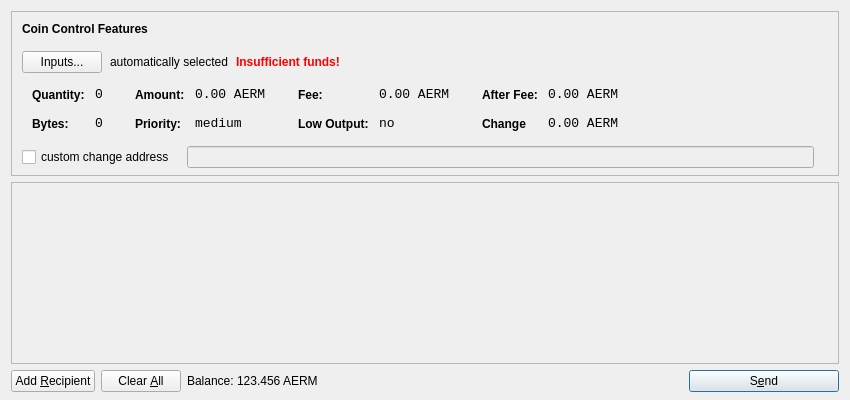
<?xml version="1.0" encoding="UTF-8"?>
<ui version="4.0">
 <class>SendCoinsDialog</class>
 <widget class="QDialog" name="SendCoinsDialog">
  <property name="geometry">
   <rect>
    <x>0</x>
    <y>0</y>
    <width>850</width>
    <height>400</height>
   </rect>
  </property>
  <property name="windowTitle">
   <string>Send Coins</string>
  </property>
  <layout class="QVBoxLayout" name="verticalLayout" stretch="0,1,0">
   <property name="bottomMargin">
    <number>8</number>
   </property>
   <item>
    <widget class="QFrame" name="frameCoinControl">
     <property name="sizePolicy">
      <sizepolicy hsizetype="Expanding" vsizetype="Expanding">
       <horstretch>0</horstretch>
       <verstretch>0</verstretch>
      </sizepolicy>
     </property>
     <property name="maximumSize">
      <size>
       <width>16777215</width>
       <height>16777215</height>
      </size>
     </property>
     <property name="frameShape">
      <enum>QFrame::StyledPanel</enum>
     </property>
     <property name="frameShadow">
      <enum>QFrame::Sunken</enum>
     </property>
     <layout class="QVBoxLayout" name="verticalLayoutCoinControl2">
      <property name="spacing">
       <number>-1</number>
      </property>
      <property name="leftMargin">
       <number>0</number>
      </property>
      <property name="topMargin">
       <number>0</number>
      </property>
      <property name="rightMargin">
       <number>0</number>
      </property>
      <property name="bottomMargin">
       <number>6</number>
      </property>
      <item>
       <layout class="QVBoxLayout" name="verticalLayoutCoinControl" stretch="0,0,0,0,1">
        <property name="spacing">
         <number>0</number>
        </property>
        <property name="leftMargin">
         <number>10</number>
        </property>
        <property name="topMargin">
         <number>10</number>
        </property>
        <item>
         <layout class="QHBoxLayout" name="horizontalLayoutCoinControl1">
          <property name="bottomMargin">
           <number>15</number>
          </property>
          <item>
           <widget class="QLabel" name="labelCoinControlFeatures">
            <property name="sizePolicy">
             <sizepolicy hsizetype="Preferred" vsizetype="Maximum">
              <horstretch>0</horstretch>
              <verstretch>0</verstretch>
             </sizepolicy>
            </property>
            <property name="font">
             <font>
              <weight>75</weight>
              <bold>true</bold>
             </font>
            </property>
            <property name="styleSheet">
             <string notr="true">font-weight:bold;</string>
            </property>
            <property name="text">
             <string>Coin Control Features</string>
            </property>
           </widget>
          </item>
         </layout>
        </item>
        <item>
         <layout class="QHBoxLayout" name="horizontalLayoutCoinControl2" stretch="0,0,0,0">
          <property name="spacing">
           <number>8</number>
          </property>
          <property name="bottomMargin">
           <number>10</number>
          </property>
          <item>
           <widget class="QPushButton" name="pushButtonCoinControl">
            <property name="styleSheet">
             <string notr="true"/>
            </property>
            <property name="text">
             <string>Inputs...</string>
            </property>
           </widget>
          </item>
          <item>
           <widget class="QLabel" name="labelCoinControlAutomaticallySelected">
            <property name="text">
             <string>automatically selected</string>
            </property>
            <property name="margin">
             <number>5</number>
            </property>
           </widget>
          </item>
          <item>
           <widget class="QLabel" name="labelCoinControlInsuffFunds">
            <property name="font">
             <font>
              <weight>75</weight>
              <bold>true</bold>
             </font>
            </property>
            <property name="styleSheet">
             <string notr="true">color:red;font-weight:bold;</string>
            </property>
            <property name="text">
             <string>Insufficient funds!</string>
            </property>
            <property name="margin">
             <number>5</number>
            </property>
           </widget>
          </item>
          <item>
           <spacer name="horizontalSpacerCoinControl">
            <property name="orientation">
             <enum>Qt::Horizontal</enum>
            </property>
            <property name="sizeHint" stdset="0">
             <size>
              <width>40</width>
              <height>1</height>
             </size>
            </property>
           </spacer>
          </item>
         </layout>
        </item>
        <item>
         <widget class="QWidget" name="widgetCoinControl" native="true">
          <property name="sizePolicy">
           <sizepolicy hsizetype="Preferred" vsizetype="Preferred">
            <horstretch>0</horstretch>
            <verstretch>0</verstretch>
           </sizepolicy>
          </property>
          <property name="minimumSize">
           <size>
            <width>0</width>
            <height>0</height>
           </size>
          </property>
          <property name="styleSheet">
           <string notr="true"/>
          </property>
          <layout class="QHBoxLayout" name="horizontalLayoutCoinControl5">
           <property name="margin">
            <number>0</number>
           </property>
           <item>
            <layout class="QHBoxLayout" name="horizontalLayoutCoinControl3" stretch="0,0,0,1">
             <property name="spacing">
              <number>20</number>
             </property>
             <property name="topMargin">
              <number>0</number>
             </property>
             <property name="bottomMargin">
              <number>10</number>
             </property>
             <item>
              <layout class="QFormLayout" name="formLayoutCoinControl1">
               <property name="horizontalSpacing">
                <number>10</number>
               </property>
               <property name="verticalSpacing">
                <number>14</number>
               </property>
               <property name="leftMargin">
                <number>10</number>
               </property>
               <property name="topMargin">
                <number>4</number>
               </property>
               <property name="rightMargin">
                <number>6</number>
               </property>
               <item row="0" column="0">
                <widget class="QLabel" name="labelCoinControlQuantityText">
                 <property name="styleSheet">
                  <string notr="true">font-weight:bold;</string>
                 </property>
                 <property name="text">
                  <string>Quantity:</string>
                 </property>
                 <property name="margin">
                  <number>0</number>
                 </property>
                </widget>
               </item>
               <item row="0" column="1">
                <widget class="QLabel" name="labelCoinControlQuantity">
                 <property name="font">
                  <font>
                   <family>Monospace</family>
                   <pointsize>10</pointsize>
                  </font>
                 </property>
                 <property name="cursor">
                  <cursorShape>IBeamCursor</cursorShape>
                 </property>
                 <property name="contextMenuPolicy">
                  <enum>Qt::ActionsContextMenu</enum>
                 </property>
                 <property name="text">
                  <string>0</string>
                 </property>
                 <property name="margin">
                  <number>0</number>
                 </property>
                 <property name="textInteractionFlags">
                  <set>Qt::LinksAccessibleByMouse|Qt::TextSelectableByKeyboard|Qt::TextSelectableByMouse</set>
                 </property>
                </widget>
               </item>
               <item row="1" column="0">
                <widget class="QLabel" name="labelCoinControlBytesText">
                 <property name="styleSheet">
                  <string notr="true">font-weight:bold;</string>
                 </property>
                 <property name="text">
                  <string>Bytes:</string>
                 </property>
                </widget>
               </item>
               <item row="1" column="1">
                <widget class="QLabel" name="labelCoinControlBytes">
                 <property name="font">
                  <font>
                   <family>Monospace</family>
                   <pointsize>10</pointsize>
                  </font>
                 </property>
                 <property name="cursor">
                  <cursorShape>IBeamCursor</cursorShape>
                 </property>
                 <property name="contextMenuPolicy">
                  <enum>Qt::ActionsContextMenu</enum>
                 </property>
                 <property name="text">
                  <string>0</string>
                 </property>
                 <property name="textInteractionFlags">
                  <set>Qt::LinksAccessibleByMouse|Qt::TextSelectableByKeyboard|Qt::TextSelectableByMouse</set>
                 </property>
                </widget>
               </item>
              </layout>
             </item>
             <item>
              <layout class="QFormLayout" name="formLayoutCoinControl2">
               <property name="horizontalSpacing">
                <number>10</number>
               </property>
               <property name="verticalSpacing">
                <number>14</number>
               </property>
               <property name="leftMargin">
                <number>6</number>
               </property>
               <property name="topMargin">
                <number>4</number>
               </property>
               <property name="rightMargin">
                <number>6</number>
               </property>
               <item row="0" column="0">
                <widget class="QLabel" name="labelCoinControlAmountText">
                 <property name="styleSheet">
                  <string notr="true">font-weight:bold;</string>
                 </property>
                 <property name="text">
                  <string>Amount:</string>
                 </property>
                 <property name="margin">
                  <number>0</number>
                 </property>
                </widget>
               </item>
               <item row="0" column="1">
                <widget class="QLabel" name="labelCoinControlAmount">
                 <property name="font">
                  <font>
                   <family>Monospace</family>
                   <pointsize>10</pointsize>
                  </font>
                 </property>
                 <property name="cursor">
                  <cursorShape>IBeamCursor</cursorShape>
                 </property>
                 <property name="contextMenuPolicy">
                  <enum>Qt::ActionsContextMenu</enum>
                 </property>
                 <property name="text">
                  <string notr="true">0.00 AERM</string>
                 </property>
                 <property name="textInteractionFlags">
                  <set>Qt::LinksAccessibleByMouse|Qt::TextSelectableByKeyboard|Qt::TextSelectableByMouse</set>
                 </property>
                </widget>
               </item>
               <item row="1" column="0">
                <widget class="QLabel" name="labelCoinControlPriorityText">
                 <property name="styleSheet">
                  <string notr="true">font-weight:bold;</string>
                 </property>
                 <property name="text">
                  <string>Priority:</string>
                 </property>
                </widget>
               </item>
               <item row="1" column="1">
                <widget class="QLabel" name="labelCoinControlPriority">
                 <property name="font">
                  <font>
                   <family>Monospace</family>
                   <pointsize>10</pointsize>
                  </font>
                 </property>
                 <property name="cursor">
                  <cursorShape>IBeamCursor</cursorShape>
                 </property>
                 <property name="contextMenuPolicy">
                  <enum>Qt::ActionsContextMenu</enum>
                 </property>
                 <property name="text">
                  <string>medium</string>
                 </property>
                 <property name="textInteractionFlags">
                  <set>Qt::LinksAccessibleByMouse|Qt::TextSelectableByKeyboard|Qt::TextSelectableByMouse</set>
                 </property>
                </widget>
               </item>
              </layout>
             </item>
             <item>
              <layout class="QFormLayout" name="formLayoutCoinControl3">
               <property name="horizontalSpacing">
                <number>10</number>
               </property>
               <property name="verticalSpacing">
                <number>14</number>
               </property>
               <property name="leftMargin">
                <number>6</number>
               </property>
               <property name="topMargin">
                <number>4</number>
               </property>
               <property name="rightMargin">
                <number>6</number>
               </property>
               <item row="0" column="0">
                <widget class="QLabel" name="labelCoinControlFeeText">
                 <property name="styleSheet">
                  <string notr="true">font-weight:bold;</string>
                 </property>
                 <property name="text">
                  <string>Fee:</string>
                 </property>
                 <property name="margin">
                  <number>0</number>
                 </property>
                </widget>
               </item>
               <item row="0" column="1">
                <widget class="QLabel" name="labelCoinControlFee">
                 <property name="font">
                  <font>
                   <family>Monospace</family>
                   <pointsize>10</pointsize>
                  </font>
                 </property>
                 <property name="cursor">
                  <cursorShape>IBeamCursor</cursorShape>
                 </property>
                 <property name="contextMenuPolicy">
                  <enum>Qt::ActionsContextMenu</enum>
                 </property>
                 <property name="text">
                  <string notr="true">0.00 AERM</string>
                 </property>
                 <property name="textInteractionFlags">
                  <set>Qt::LinksAccessibleByMouse|Qt::TextSelectableByKeyboard|Qt::TextSelectableByMouse</set>
                 </property>
                </widget>
               </item>
               <item row="1" column="0">
                <widget class="QLabel" name="labelCoinControlLowOutputText">
                 <property name="styleSheet">
                  <string notr="true">font-weight:bold;</string>
                 </property>
                 <property name="text">
                  <string>Low Output:</string>
                 </property>
                </widget>
               </item>
               <item row="1" column="1">
                <widget class="QLabel" name="labelCoinControlLowOutput">
                 <property name="font">
                  <font>
                   <family>Monospace</family>
                   <pointsize>10</pointsize>
                  </font>
                 </property>
                 <property name="cursor">
                  <cursorShape>IBeamCursor</cursorShape>
                 </property>
                 <property name="contextMenuPolicy">
                  <enum>Qt::ActionsContextMenu</enum>
                 </property>
                 <property name="text">
                  <string>no</string>
                 </property>
                 <property name="textInteractionFlags">
                  <set>Qt::LinksAccessibleByMouse|Qt::TextSelectableByKeyboard|Qt::TextSelectableByMouse</set>
                 </property>
                </widget>
               </item>
              </layout>
             </item>
             <item>
              <layout class="QFormLayout" name="formLayoutCoinControl4">
               <property name="horizontalSpacing">
                <number>10</number>
               </property>
               <property name="verticalSpacing">
                <number>14</number>
               </property>
               <property name="leftMargin">
                <number>6</number>
               </property>
               <property name="topMargin">
                <number>4</number>
               </property>
               <property name="rightMargin">
                <number>6</number>
               </property>
               <item row="0" column="0">
                <widget class="QLabel" name="labelCoinControlAfterFeeText">
                 <property name="styleSheet">
                  <string notr="true">font-weight:bold;</string>
                 </property>
                 <property name="text">
                  <string>After Fee:</string>
                 </property>
                 <property name="margin">
                  <number>0</number>
                 </property>
                </widget>
               </item>
               <item row="0" column="1">
                <widget class="QLabel" name="labelCoinControlAfterFee">
                 <property name="font">
                  <font>
                   <family>Monospace</family>
                   <pointsize>10</pointsize>
                  </font>
                 </property>
                 <property name="cursor">
                  <cursorShape>IBeamCursor</cursorShape>
                 </property>
                 <property name="contextMenuPolicy">
                  <enum>Qt::ActionsContextMenu</enum>
                 </property>
                 <property name="text">
                  <string notr="true">0.00 AERM</string>
                 </property>
                 <property name="textInteractionFlags">
                  <set>Qt::LinksAccessibleByMouse|Qt::TextSelectableByKeyboard|Qt::TextSelectableByMouse</set>
                 </property>
                </widget>
               </item>
               <item row="1" column="0">
                <widget class="QLabel" name="labelCoinControlChangeText">
                 <property name="styleSheet">
                  <string notr="true">font-weight:bold;</string>
                 </property>
                 <property name="text">
                  <string>Change</string>
                 </property>
                </widget>
               </item>
               <item row="1" column="1">
                <widget class="QLabel" name="labelCoinControlChange">
                 <property name="font">
                  <font>
                   <family>Monospace</family>
                   <pointsize>10</pointsize>
                  </font>
                 </property>
                 <property name="cursor">
                  <cursorShape>IBeamCursor</cursorShape>
                 </property>
                 <property name="contextMenuPolicy">
                  <enum>Qt::ActionsContextMenu</enum>
                 </property>
                 <property name="text">
                  <string notr="true">0.00 AERM</string>
                 </property>
                 <property name="textInteractionFlags">
                  <set>Qt::LinksAccessibleByMouse|Qt::TextSelectableByKeyboard|Qt::TextSelectableByMouse</set>
                 </property>
                </widget>
               </item>
              </layout>
             </item>
            </layout>
           </item>
          </layout>
         </widget>
        </item>
        <item>
         <layout class="QHBoxLayout" name="horizontalLayoutCoinControl4" stretch="0,0,0">
          <property name="spacing">
           <number>12</number>
          </property>
          <property name="sizeConstraint">
           <enum>QLayout::SetDefaultConstraint</enum>
          </property>
          <property name="topMargin">
           <number>5</number>
          </property>
          <property name="rightMargin">
           <number>5</number>
          </property>
          <item>
           <widget class="QCheckBox" name="checkBoxCoinControlChange">
            <property name="text">
             <string>custom change address</string>
            </property>
           </widget>
          </item>
          <item>
           <widget class="QLineEdit" name="lineEditCoinControlChange">
            <property name="enabled">
             <bool>false</bool>
            </property>
            <property name="sizePolicy">
             <sizepolicy hsizetype="Expanding" vsizetype="Fixed">
              <horstretch>0</horstretch>
              <verstretch>0</verstretch>
             </sizepolicy>
            </property>
           </widget>
          </item>
          <item>
           <widget class="QLabel" name="labelCoinControlChangeLabel">
            <property name="sizePolicy">
             <sizepolicy hsizetype="Preferred" vsizetype="Expanding">
              <horstretch>0</horstretch>
              <verstretch>0</verstretch>
             </sizepolicy>
            </property>
            <property name="minimumSize">
             <size>
              <width>0</width>
              <height>0</height>
             </size>
            </property>
            <property name="text">
             <string/>
            </property>
            <property name="margin">
             <number>3</number>
            </property>
           </widget>
          </item>
         </layout>
        </item>
        <item>
         <spacer name="verticalSpacerCoinControl">
          <property name="orientation">
           <enum>Qt::Vertical</enum>
          </property>
          <property name="sizeHint" stdset="0">
           <size>
            <width>800</width>
            <height>1</height>
           </size>
          </property>
         </spacer>
        </item>
       </layout>
      </item>
     </layout>
    </widget>
   </item>
   <item>
    <widget class="QScrollArea" name="scrollArea">
     <property name="widgetResizable">
      <bool>true</bool>
     </property>
     <widget class="QWidget" name="scrollAreaWidgetContents">
      <property name="geometry">
       <rect>
        <x>0</x>
        <y>0</y>
        <width>830</width>
        <height>165</height>
       </rect>
      </property>
      <layout class="QVBoxLayout" name="verticalLayout_2">
       <property name="margin">
        <number>0</number>
       </property>
       <item>
        <layout class="QVBoxLayout" name="entries">
         <property name="spacing">
          <number>6</number>
         </property>
        </layout>
       </item>
       <item>
        <spacer name="verticalSpacer">
         <property name="orientation">
          <enum>Qt::Vertical</enum>
         </property>
         <property name="sizeHint" stdset="0">
          <size>
           <width>20</width>
           <height>40</height>
          </size>
         </property>
        </spacer>
       </item>
      </layout>
     </widget>
    </widget>
   </item>
   <item>
    <layout class="QHBoxLayout" name="horizontalLayout">
     <item>
      <widget class="QPushButton" name="addButton">
       <property name="toolTip">
        <string>Send to multiple recipients at once</string>
       </property>
       <property name="text">
        <string>Add &amp;Recipient</string>
       </property>
       <property name="autoDefault">
        <bool>false</bool>
       </property>
      </widget>
     </item>
     <item>
      <widget class="QPushButton" name="clearButton">
       <property name="sizePolicy">
        <sizepolicy hsizetype="Minimum" vsizetype="Fixed">
         <horstretch>0</horstretch>
         <verstretch>0</verstretch>
        </sizepolicy>
       </property>
       <property name="toolTip">
        <string>Remove all transaction fields</string>
       </property>
       <property name="text">
        <string>Clear &amp;All</string>
       </property>
       <property name="autoRepeatDelay">
        <number>300</number>
       </property>
       <property name="autoDefault">
        <bool>false</bool>
       </property>
      </widget>
     </item>
     <item>
      <layout class="QHBoxLayout" name="horizontalLayout_2">
       <property name="spacing">
        <number>3</number>
       </property>
       <item>
        <widget class="QLabel" name="label">
         <property name="sizePolicy">
          <sizepolicy hsizetype="Preferred" vsizetype="Fixed">
           <horstretch>0</horstretch>
           <verstretch>0</verstretch>
          </sizepolicy>
         </property>
         <property name="text">
          <string>Balance:</string>
         </property>
        </widget>
       </item>
       <item>
        <widget class="QLabel" name="labelBalance">
         <property name="sizePolicy">
          <sizepolicy hsizetype="Preferred" vsizetype="Fixed">
           <horstretch>0</horstretch>
           <verstretch>0</verstretch>
          </sizepolicy>
         </property>
         <property name="cursor">
          <cursorShape>IBeamCursor</cursorShape>
         </property>
         <property name="text">
          <string notr="true">123.456 AERM</string>
         </property>
         <property name="textInteractionFlags">
          <set>Qt::LinksAccessibleByMouse|Qt::TextSelectableByKeyboard|Qt::TextSelectableByMouse</set>
         </property>
        </widget>
       </item>
      </layout>
     </item>
     <item>
      <spacer name="horizontalSpacer">
       <property name="orientation">
        <enum>Qt::Horizontal</enum>
       </property>
       <property name="sizeHint" stdset="0">
        <size>
         <width>40</width>
         <height>20</height>
        </size>
       </property>
      </spacer>
     </item>
     <item>
      <widget class="QPushButton" name="sendButton">
       <property name="minimumSize">
        <size>
         <width>150</width>
         <height>0</height>
        </size>
       </property>
       <property name="toolTip">
        <string>Confirm the send action</string>
       </property>
       <property name="text">
        <string>S&amp;end</string>
       </property>
       <property name="icon">
        <iconset resource="../bitcoin.qrc">
         <normaloff>:/icons/send</normaloff>:/icons/send</iconset>
       </property>
       <property name="default">
        <bool>true</bool>
       </property>
      </widget>
     </item>
    </layout>
   </item>
  </layout>
 </widget>
 <resources>
  <include location="../bitcoin.qrc"/>
 </resources>
 <connections/>
</ui>
